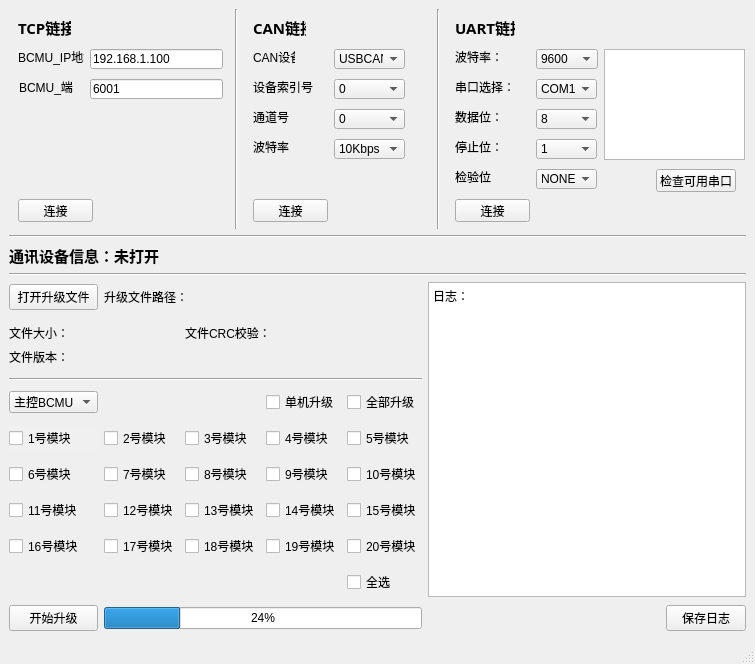
<?xml version="1.0" encoding="UTF-8"?>
<ui version="4.0">
 <class>Upgrade_Tool</class>
 <widget class="QMainWindow" name="Upgrade_Tool">
  <property name="geometry">
   <rect>
    <x>0</x>
    <y>0</y>
    <width>748</width>
    <height>637</height>
   </rect>
  </property>
  <property name="windowTitle">
   <string>MainWindow</string>
  </property>
  <widget class="QWidget" name="centralwidget">
   <layout class="QGridLayout" name="gridLayout_5" rowminimumheight="220,0,0" columnminimumwidth="220,0,180,0,300">
    <item row="0" column="0">
     <widget class="QWidget" name="widget_TCP" native="true">
      <property name="enabled">
       <bool>true</bool>
      </property>
      <property name="autoFillBackground">
       <bool>true</bool>
      </property>
      <widget class="QLabel" name="label_TCP">
       <property name="geometry">
        <rect>
         <x>9</x>
         <y>9</y>
         <width>53</width>
         <height>18</height>
        </rect>
       </property>
       <property name="font">
        <font>
         <family>Agency FB</family>
         <pointsize>11</pointsize>
         <weight>75</weight>
         <bold>true</bold>
        </font>
       </property>
       <property name="text">
        <string>TCP链接</string>
       </property>
      </widget>
      <widget class="QLabel" name="label_IPPort">
       <property name="geometry">
        <rect>
         <x>10</x>
         <y>70</y>
         <width>54</width>
         <height>16</height>
        </rect>
       </property>
       <property name="text">
        <string>BCMU_端口</string>
       </property>
      </widget>
      <widget class="QLineEdit" name="lineEdit_IPAddr">
       <property name="geometry">
        <rect>
         <x>81</x>
         <y>40</y>
         <width>133</width>
         <height>20</height>
        </rect>
       </property>
       <property name="text">
        <string>192.168.1.100</string>
       </property>
      </widget>
      <widget class="QLineEdit" name="lineEdit_IPPort">
       <property name="geometry">
        <rect>
         <x>81</x>
         <y>70</y>
         <width>133</width>
         <height>20</height>
        </rect>
       </property>
       <property name="text">
        <string>6001</string>
       </property>
      </widget>
      <widget class="QLabel" name="label_IPAddr">
       <property name="geometry">
        <rect>
         <x>9</x>
         <y>40</y>
         <width>66</width>
         <height>16</height>
        </rect>
       </property>
       <property name="text">
        <string>BCMU_IP地址</string>
       </property>
      </widget>
      <widget class="QPushButton" name="pushButton_TCPConnect">
       <property name="geometry">
        <rect>
         <x>9</x>
         <y>190</y>
         <width>75</width>
         <height>23</height>
        </rect>
       </property>
       <property name="text">
        <string>连接</string>
       </property>
      </widget>
     </widget>
    </item>
    <item row="0" column="4">
     <widget class="QWidget" name="widget_UART" native="true">
      <property name="enabled">
       <bool>true</bool>
      </property>
      <property name="autoFillBackground">
       <bool>true</bool>
      </property>
      <widget class="QLabel" name="label_UART">
       <property name="geometry">
        <rect>
         <x>9</x>
         <y>9</y>
         <width>60</width>
         <height>18</height>
        </rect>
       </property>
       <property name="font">
        <font>
         <family>Agency FB</family>
         <pointsize>11</pointsize>
         <weight>75</weight>
         <bold>true</bold>
        </font>
       </property>
       <property name="text">
        <string>UART链接</string>
       </property>
      </widget>
      <widget class="QPushButton" name="pushButton_UARTConnect">
       <property name="geometry">
        <rect>
         <x>9</x>
         <y>190</y>
         <width>75</width>
         <height>23</height>
        </rect>
       </property>
       <property name="text">
        <string>连接</string>
       </property>
      </widget>
      <widget class="QPushButton" name="pushButton_CheckPort">
       <property name="geometry">
        <rect>
         <x>210</x>
         <y>160</y>
         <width>80</width>
         <height>23</height>
        </rect>
       </property>
       <property name="text">
        <string>检查可用串口</string>
       </property>
      </widget>
      <widget class="QComboBox" name="comboBox_Port">
       <property name="geometry">
        <rect>
         <x>90</x>
         <y>70</y>
         <width>61</width>
         <height>20</height>
        </rect>
       </property>
       <item>
        <property name="text">
         <string>COM1</string>
        </property>
       </item>
       <item>
        <property name="text">
         <string>COM2</string>
        </property>
       </item>
       <item>
        <property name="text">
         <string>COM3</string>
        </property>
       </item>
       <item>
        <property name="text">
         <string>COM4</string>
        </property>
       </item>
       <item>
        <property name="text">
         <string>COM5</string>
        </property>
       </item>
       <item>
        <property name="text">
         <string>COM6</string>
        </property>
       </item>
       <item>
        <property name="text">
         <string>COM7</string>
        </property>
       </item>
       <item>
        <property name="text">
         <string>COM8</string>
        </property>
       </item>
       <item>
        <property name="text">
         <string>COM9</string>
        </property>
       </item>
       <item>
        <property name="text">
         <string>COM10</string>
        </property>
       </item>
       <item>
        <property name="text">
         <string>COM11</string>
        </property>
       </item>
       <item>
        <property name="text">
         <string>COM12</string>
        </property>
       </item>
       <item>
        <property name="text">
         <string>COM13</string>
        </property>
       </item>
       <item>
        <property name="text">
         <string>COM14</string>
        </property>
       </item>
       <item>
        <property name="text">
         <string>COM15</string>
        </property>
       </item>
      </widget>
      <widget class="QTextBrowser" name="textBrowser">
       <property name="geometry">
        <rect>
         <x>158</x>
         <y>40</y>
         <width>141</width>
         <height>111</height>
        </rect>
       </property>
      </widget>
      <widget class="QComboBox" name="comboBox_StopBit">
       <property name="geometry">
        <rect>
         <x>90</x>
         <y>130</y>
         <width>61</width>
         <height>20</height>
        </rect>
       </property>
       <item>
        <property name="text">
         <string>1</string>
        </property>
       </item>
       <item>
        <property name="text">
         <string>2</string>
        </property>
       </item>
      </widget>
      <widget class="QLabel" name="label_PortSelect">
       <property name="geometry">
        <rect>
         <x>9</x>
         <y>70</y>
         <width>60</width>
         <height>16</height>
        </rect>
       </property>
       <property name="text">
        <string>串口选择：</string>
       </property>
      </widget>
      <widget class="QComboBox" name="comboBox_BoundRate">
       <property name="geometry">
        <rect>
         <x>90</x>
         <y>40</y>
         <width>62</width>
         <height>20</height>
        </rect>
       </property>
       <item>
        <property name="text">
         <string>9600</string>
        </property>
       </item>
       <item>
        <property name="text">
         <string>19200</string>
        </property>
       </item>
       <item>
        <property name="text">
         <string>115200</string>
        </property>
       </item>
      </widget>
      <widget class="QComboBox" name="comboBox_CRCBit">
       <property name="enabled">
        <bool>true</bool>
       </property>
       <property name="geometry">
        <rect>
         <x>90</x>
         <y>160</y>
         <width>61</width>
         <height>20</height>
        </rect>
       </property>
       <item>
        <property name="text">
         <string>NONE</string>
        </property>
       </item>
       <item>
        <property name="text">
         <string>EVEN</string>
        </property>
       </item>
       <item>
        <property name="text">
         <string>ODD</string>
        </property>
       </item>
       <item>
        <property name="text">
         <string>MARK</string>
        </property>
       </item>
       <item>
        <property name="text">
         <string>SPACE</string>
        </property>
       </item>
      </widget>
      <widget class="QLabel" name="label_BoundRate">
       <property name="geometry">
        <rect>
         <x>9</x>
         <y>40</y>
         <width>48</width>
         <height>16</height>
        </rect>
       </property>
       <property name="text">
        <string>波特率：</string>
       </property>
      </widget>
      <widget class="QLabel" name="label_Bit">
       <property name="geometry">
        <rect>
         <x>9</x>
         <y>100</y>
         <width>48</width>
         <height>16</height>
        </rect>
       </property>
       <property name="text">
        <string>数据位：</string>
       </property>
      </widget>
      <widget class="QLabel" name="label_CRCBit">
       <property name="geometry">
        <rect>
         <x>9</x>
         <y>160</y>
         <width>36</width>
         <height>16</height>
        </rect>
       </property>
       <property name="text">
        <string>检验位</string>
       </property>
      </widget>
      <widget class="QLabel" name="label_StopBit">
       <property name="geometry">
        <rect>
         <x>9</x>
         <y>130</y>
         <width>48</width>
         <height>16</height>
        </rect>
       </property>
       <property name="text">
        <string>停止位：</string>
       </property>
      </widget>
      <widget class="QComboBox" name="comboBox_Bit">
       <property name="geometry">
        <rect>
         <x>90</x>
         <y>100</y>
         <width>61</width>
         <height>20</height>
        </rect>
       </property>
       <item>
        <property name="text">
         <string>8</string>
        </property>
       </item>
       <item>
        <property name="text">
         <string>8.5</string>
        </property>
       </item>
       <item>
        <property name="text">
         <string>9</string>
        </property>
       </item>
      </widget>
     </widget>
    </item>
    <item row="0" column="2">
     <widget class="QWidget" name="widget_CAN" native="true">
      <property name="enabled">
       <bool>true</bool>
      </property>
      <property name="autoFillBackground">
       <bool>true</bool>
      </property>
      <widget class="QLabel" name="label_CAN">
       <property name="geometry">
        <rect>
         <x>9</x>
         <y>9</y>
         <width>53</width>
         <height>18</height>
        </rect>
       </property>
       <property name="font">
        <font>
         <family>Agency FB</family>
         <pointsize>11</pointsize>
         <weight>75</weight>
         <bold>true</bold>
        </font>
       </property>
       <property name="text">
        <string>CAN链接</string>
       </property>
      </widget>
      <widget class="QPushButton" name="pushButton_CANConnect">
       <property name="geometry">
        <rect>
         <x>9</x>
         <y>190</y>
         <width>75</width>
         <height>23</height>
        </rect>
       </property>
       <property name="text">
        <string>连接</string>
       </property>
      </widget>
      <widget class="QComboBox" name="comboBox_CANDevice">
       <property name="geometry">
        <rect>
         <x>90</x>
         <y>40</y>
         <width>71</width>
         <height>20</height>
        </rect>
       </property>
       <item>
        <property name="text">
         <string>USBCAN2</string>
        </property>
       </item>
       <item>
        <property name="text">
         <string>USBCAN1</string>
        </property>
       </item>
      </widget>
      <widget class="QComboBox" name="comboBox_CANBoundRate">
       <property name="geometry">
        <rect>
         <x>90</x>
         <y>130</y>
         <width>71</width>
         <height>20</height>
        </rect>
       </property>
       <item>
        <property name="text">
         <string>10Kbps</string>
        </property>
       </item>
       <item>
        <property name="text">
         <string>50Kbps</string>
        </property>
       </item>
       <item>
        <property name="text">
         <string>100Kbps</string>
        </property>
       </item>
       <item>
        <property name="text">
         <string>125Kbps</string>
        </property>
       </item>
       <item>
        <property name="text">
         <string>200Kbps</string>
        </property>
       </item>
       <item>
        <property name="text">
         <string>250Kbps</string>
        </property>
       </item>
       <item>
        <property name="text">
         <string>500Kbps</string>
        </property>
       </item>
       <item>
        <property name="text">
         <string>1000Kbps</string>
        </property>
       </item>
      </widget>
      <widget class="QLabel" name="label_CANChannel">
       <property name="geometry">
        <rect>
         <x>9</x>
         <y>100</y>
         <width>36</width>
         <height>16</height>
        </rect>
       </property>
       <property name="layoutDirection">
        <enum>Qt::LeftToRight</enum>
       </property>
       <property name="text">
        <string>通道号</string>
       </property>
      </widget>
      <widget class="QComboBox" name="comboBox_CANChannel">
       <property name="geometry">
        <rect>
         <x>90</x>
         <y>100</y>
         <width>71</width>
         <height>20</height>
        </rect>
       </property>
       <item>
        <property name="text">
         <string>0</string>
        </property>
       </item>
       <item>
        <property name="text">
         <string>1</string>
        </property>
       </item>
      </widget>
      <widget class="QLabel" name="label_CANBoundRate">
       <property name="geometry">
        <rect>
         <x>9</x>
         <y>130</y>
         <width>36</width>
         <height>16</height>
        </rect>
       </property>
       <property name="text">
        <string>波特率</string>
       </property>
      </widget>
      <widget class="QComboBox" name="comboBox_CANIndex">
       <property name="geometry">
        <rect>
         <x>90</x>
         <y>70</y>
         <width>71</width>
         <height>20</height>
        </rect>
       </property>
       <item>
        <property name="text">
         <string>0</string>
        </property>
       </item>
       <item>
        <property name="text">
         <string>1</string>
        </property>
       </item>
       <item>
        <property name="text">
         <string>2</string>
        </property>
       </item>
       <item>
        <property name="text">
         <string>3</string>
        </property>
       </item>
       <item>
        <property name="text">
         <string>4</string>
        </property>
       </item>
       <item>
        <property name="text">
         <string>5</string>
        </property>
       </item>
       <item>
        <property name="text">
         <string>6</string>
        </property>
       </item>
       <item>
        <property name="text">
         <string>7</string>
        </property>
       </item>
      </widget>
      <widget class="QLabel" name="label_CANDevice">
       <property name="geometry">
        <rect>
         <x>9</x>
         <y>40</y>
         <width>42</width>
         <height>16</height>
        </rect>
       </property>
       <property name="text">
        <string>CAN设备</string>
       </property>
      </widget>
      <widget class="QLabel" name="label_CANIndex">
       <property name="geometry">
        <rect>
         <x>9</x>
         <y>70</y>
         <width>60</width>
         <height>16</height>
        </rect>
       </property>
       <property name="text">
        <string>设备索引号</string>
       </property>
      </widget>
     </widget>
    </item>
    <item row="1" column="0" colspan="5">
     <widget class="Line" name="line_3">
      <property name="orientation">
       <enum>Qt::Horizontal</enum>
      </property>
     </widget>
    </item>
    <item row="0" column="3">
     <widget class="Line" name="line_5">
      <property name="orientation">
       <enum>Qt::Vertical</enum>
      </property>
     </widget>
    </item>
    <item row="2" column="0" colspan="5">
     <layout class="QGridLayout" name="gridLayout_4" rowstretch="0,0,0,0,0,0,0,0,0,0,0,0,0,0,0" columnstretch="0,0,0,0,0,0,0,0,0,0" rowminimumheight="0,0,30,0,0,0,0,0,30,30,30,30,30,30,30">
      <property name="sizeConstraint">
       <enum>QLayout::SetDefaultConstraint</enum>
      </property>
      <item row="5" column="1" colspan="2">
       <widget class="QLabel" name="label_FileVersion">
        <property name="text">
         <string>文件版本：</string>
        </property>
       </widget>
      </item>
      <item row="9" column="5">
       <widget class="QCheckBox" name="checkBox_Module5">
        <property name="text">
         <string>5号模块</string>
        </property>
       </widget>
      </item>
      <item row="12" column="5">
       <widget class="QCheckBox" name="checkBox_Module20">
        <property name="text">
         <string>20号模块</string>
        </property>
       </widget>
      </item>
      <item row="7" column="1" colspan="5">
       <widget class="Line" name="line_2">
        <property name="orientation">
         <enum>Qt::Horizontal</enum>
        </property>
       </widget>
      </item>
      <item row="4" column="1" colspan="2">
       <widget class="QLabel" name="label_FileSize">
        <property name="text">
         <string>文件大小：</string>
        </property>
       </widget>
      </item>
      <item row="12" column="2">
       <widget class="QCheckBox" name="checkBox_Module17">
        <property name="text">
         <string>17号模块</string>
        </property>
       </widget>
      </item>
      <item row="12" column="1">
       <widget class="QCheckBox" name="checkBox_Module16">
        <property name="text">
         <string>16号模块</string>
        </property>
       </widget>
      </item>
      <item row="2" column="2" colspan="4">
       <widget class="QLabel" name="label_Load">
        <property name="text">
         <string>升级文件路径：</string>
        </property>
       </widget>
      </item>
      <item row="12" column="3">
       <widget class="QCheckBox" name="checkBox_Module18">
        <property name="text">
         <string>18号模块</string>
        </property>
       </widget>
      </item>
      <item row="10" column="4">
       <widget class="QCheckBox" name="checkBox_Module9">
        <property name="text">
         <string>9号模块</string>
        </property>
       </widget>
      </item>
      <item row="8" column="5">
       <widget class="QCheckBox" name="checkBox_AllUp">
        <property name="text">
         <string>全部升级</string>
        </property>
       </widget>
      </item>
      <item row="14" column="1">
       <widget class="QPushButton" name="pushButton_StartUpgrade">
        <property name="text">
         <string>开始升级</string>
        </property>
       </widget>
      </item>
      <item row="9" column="3">
       <widget class="QCheckBox" name="checkBox_Module3">
        <property name="text">
         <string>3号模块</string>
        </property>
       </widget>
      </item>
      <item row="11" column="1">
       <widget class="QCheckBox" name="checkBox_Module11">
        <property name="text">
         <string>11号模块</string>
        </property>
       </widget>
      </item>
      <item row="13" column="5">
       <widget class="QCheckBox" name="checkBox_SelectAll">
        <property name="text">
         <string>全选</string>
        </property>
       </widget>
      </item>
      <item row="10" column="5">
       <widget class="QCheckBox" name="checkBox_Module10">
        <property name="text">
         <string>10号模块</string>
        </property>
       </widget>
      </item>
      <item row="11" column="2">
       <widget class="QCheckBox" name="checkBox_Module12">
        <property name="text">
         <string>12号模块</string>
        </property>
       </widget>
      </item>
      <item row="4" column="3" colspan="3">
       <widget class="QLabel" name="label_FileCRC">
        <property name="text">
         <string>文件CRC校验：</string>
        </property>
       </widget>
      </item>
      <item row="10" column="2">
       <widget class="QCheckBox" name="checkBox_Module7">
        <property name="text">
         <string>7号模块</string>
        </property>
       </widget>
      </item>
      <item row="11" column="3">
       <widget class="QCheckBox" name="checkBox_Module13">
        <property name="text">
         <string>13号模块</string>
        </property>
       </widget>
      </item>
      <item row="10" column="3">
       <widget class="QCheckBox" name="checkBox_Module8">
        <property name="text">
         <string>8号模块</string>
        </property>
       </widget>
      </item>
      <item row="8" column="1">
       <widget class="QComboBox" name="comboBox_SelcectZC">
        <item>
         <property name="text">
          <string>主控BCMU</string>
         </property>
        </item>
        <item>
         <property name="text">
          <string>从控BMU</string>
         </property>
        </item>
       </widget>
      </item>
      <item row="12" column="4">
       <widget class="QCheckBox" name="checkBox_Module19">
        <property name="text">
         <string>19号模块</string>
        </property>
       </widget>
      </item>
      <item row="9" column="4">
       <widget class="QCheckBox" name="checkBox_Module4">
        <property name="text">
         <string>4号模块</string>
        </property>
       </widget>
      </item>
      <item row="2" column="1">
       <widget class="QPushButton" name="pushButton_OpenFile">
        <property name="text">
         <string>打开升级文件</string>
        </property>
       </widget>
      </item>
      <item row="9" column="2">
       <widget class="QCheckBox" name="checkBox_Module2">
        <property name="text">
         <string>2号模块</string>
        </property>
       </widget>
      </item>
      <item row="10" column="1">
       <widget class="QCheckBox" name="checkBox_Module6">
        <property name="text">
         <string>6号模块</string>
        </property>
       </widget>
      </item>
      <item row="11" column="5">
       <widget class="QCheckBox" name="checkBox_Module15">
        <property name="text">
         <string>15号模块</string>
        </property>
       </widget>
      </item>
      <item row="8" column="4">
       <widget class="QCheckBox" name="checkBox_OneUp">
        <property name="text">
         <string>单机升级</string>
        </property>
       </widget>
      </item>
      <item row="11" column="4">
       <widget class="QCheckBox" name="checkBox_Module14">
        <property name="text">
         <string>14号模块</string>
        </property>
       </widget>
      </item>
      <item row="9" column="1">
       <widget class="QCheckBox" name="checkBox_Module1">
        <property name="palette">
         <palette>
          <active>
           <colorrole role="Button">
            <brush brushstyle="SolidPattern">
             <color alpha="255">
              <red>240</red>
              <green>240</green>
              <blue>240</blue>
             </color>
            </brush>
           </colorrole>
          </active>
          <inactive>
           <colorrole role="Button">
            <brush brushstyle="SolidPattern">
             <color alpha="255">
              <red>240</red>
              <green>240</green>
              <blue>240</blue>
             </color>
            </brush>
           </colorrole>
          </inactive>
          <disabled>
           <colorrole role="Button">
            <brush brushstyle="SolidPattern">
             <color alpha="255">
              <red>240</red>
              <green>240</green>
              <blue>240</blue>
             </color>
            </brush>
           </colorrole>
          </disabled>
         </palette>
        </property>
        <property name="autoFillBackground">
         <bool>true</bool>
        </property>
        <property name="text">
         <string>1号模块</string>
        </property>
       </widget>
      </item>
      <item row="14" column="2" colspan="4">
       <widget class="QProgressBar" name="progressBar">
        <property name="value">
         <number>24</number>
        </property>
       </widget>
      </item>
      <item row="14" column="9">
       <widget class="QPushButton" name="pushButton_SaveRecord">
        <property name="text">
         <string>保存日志</string>
        </property>
       </widget>
      </item>
      <item row="2" column="6" rowspan="12" colspan="4">
       <widget class="QTextBrowser" name="textBrowser_UpgradeRecord">
        <property name="minimumSize">
         <size>
          <width>318</width>
          <height>291</height>
         </size>
        </property>
        <property name="html">
         <string>&lt;!DOCTYPE HTML PUBLIC &quot;-//W3C//DTD HTML 4.0//EN&quot; &quot;http://www.w3.org/TR/REC-html40/strict.dtd&quot;&gt;
&lt;html&gt;&lt;head&gt;&lt;meta name=&quot;qrichtext&quot; content=&quot;1&quot; /&gt;&lt;style type=&quot;text/css&quot;&gt;
p, li { white-space: pre-wrap; }
&lt;/style&gt;&lt;/head&gt;&lt;body style=&quot; font-family:'SimSun'; font-size:9pt; font-weight:400; font-style:normal;&quot;&gt;
&lt;p style=&quot; margin-top:0px; margin-bottom:0px; margin-left:0px; margin-right:0px; -qt-block-indent:0; text-indent:0px;&quot;&gt;日志：&lt;/p&gt;&lt;/body&gt;&lt;/html&gt;</string>
        </property>
       </widget>
      </item>
      <item row="1" column="1" colspan="9">
       <widget class="Line" name="line">
        <property name="orientation">
         <enum>Qt::Horizontal</enum>
        </property>
       </widget>
      </item>
      <item row="0" column="1" colspan="9">
       <widget class="QLabel" name="label_CommInfo">
        <property name="font">
         <font>
          <family>Agency FB</family>
          <pointsize>11</pointsize>
          <weight>75</weight>
          <bold>true</bold>
         </font>
        </property>
        <property name="text">
         <string>通讯设备信息：未打开</string>
        </property>
       </widget>
      </item>
     </layout>
    </item>
    <item row="0" column="1">
     <widget class="Line" name="line_4">
      <property name="orientation">
       <enum>Qt::Vertical</enum>
      </property>
     </widget>
    </item>
   </layout>
  </widget>
  <widget class="QStatusBar" name="statusbar"/>
  <action name="actionCAN_Open">
   <property name="text">
    <string>CAN_Open</string>
   </property>
  </action>
  <action name="actionUART_Open">
   <property name="text">
    <string>UART_Open</string>
   </property>
  </action>
  <action name="actionTCP_Open">
   <property name="text">
    <string>TCP_Open</string>
   </property>
  </action>
 </widget>
 <resources/>
 <connections/>
</ui>
